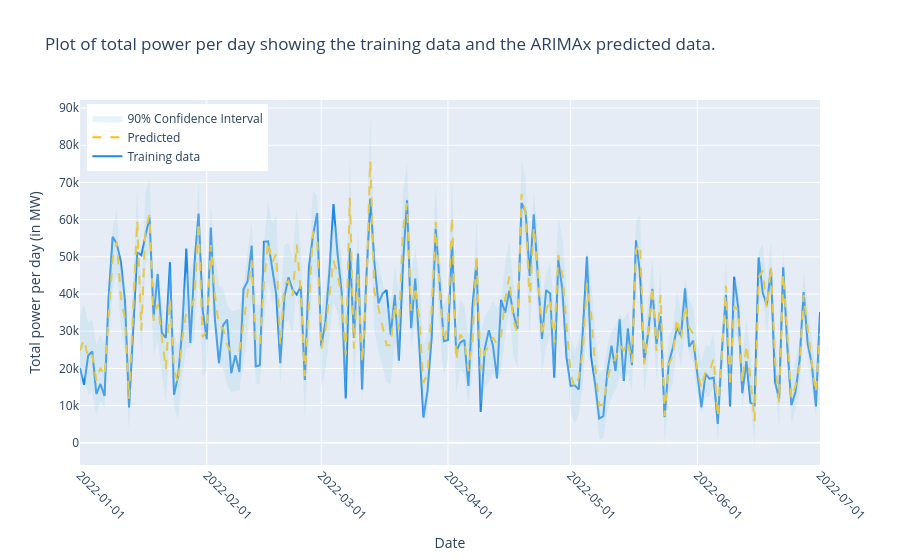

Write notebook code for a chart like this one.
### Code cell
ap = ARIMAxPredictions()
ap.forecast_range(start_date='2022-01-01', end_date='2022-07-01')

### Figure 1 — Plotly figure (JSON) as saved in the notebook; plotly's stock layout.template omitted (floating-point values rounded to 4 significant figures; data arrays with more than 128 entries replaced by an {"elided": "..."} marker saying what was removed)
{"data": [{"line": {"color": "#1E88E5"}, "mode": "lines", "name": "Training data", "type": "scatter", "x": {"elided": "182 str values"}, "y": {"elided": "182 int values"}}, {"line": {"color": "#FFC107", "dash": "dash"}, "mode": "lines", "name": "Predicted", "type": "scatter", "x": {"elided": "182 str values"}, "y": {"elided": "182 float values"}}, {"line": {"width": 0}, "mode": "lines", "showlegend": false, "type": "scatter", "x": {"elided": "182 str values"}, "y": {"elided": "182 float values"}}, {"fill": "tonexty", "fillcolor": "rgba(173, 216, 230, 0.3)", "line": {"width": 0}, "mode": "lines", "name": "90% Confidence Interval", "type": "scatter", "x": {"elided": "182 str values"}, "y": {"elided": "182 float values"}}], "layout": {"legend": {"x": 0.01, "y": 0.99}, "title": {"text": "Plot of total power per day showing the training data and the ARIMAx predicted data."}, "xaxis": {"tickangle": 45, "tickformat": "%Y-%m-%d", "tickmode": "array", "title": {"text": "Date"}}, "yaxis": {"title": {"text": "Total power per day (in MW)"}}}}
